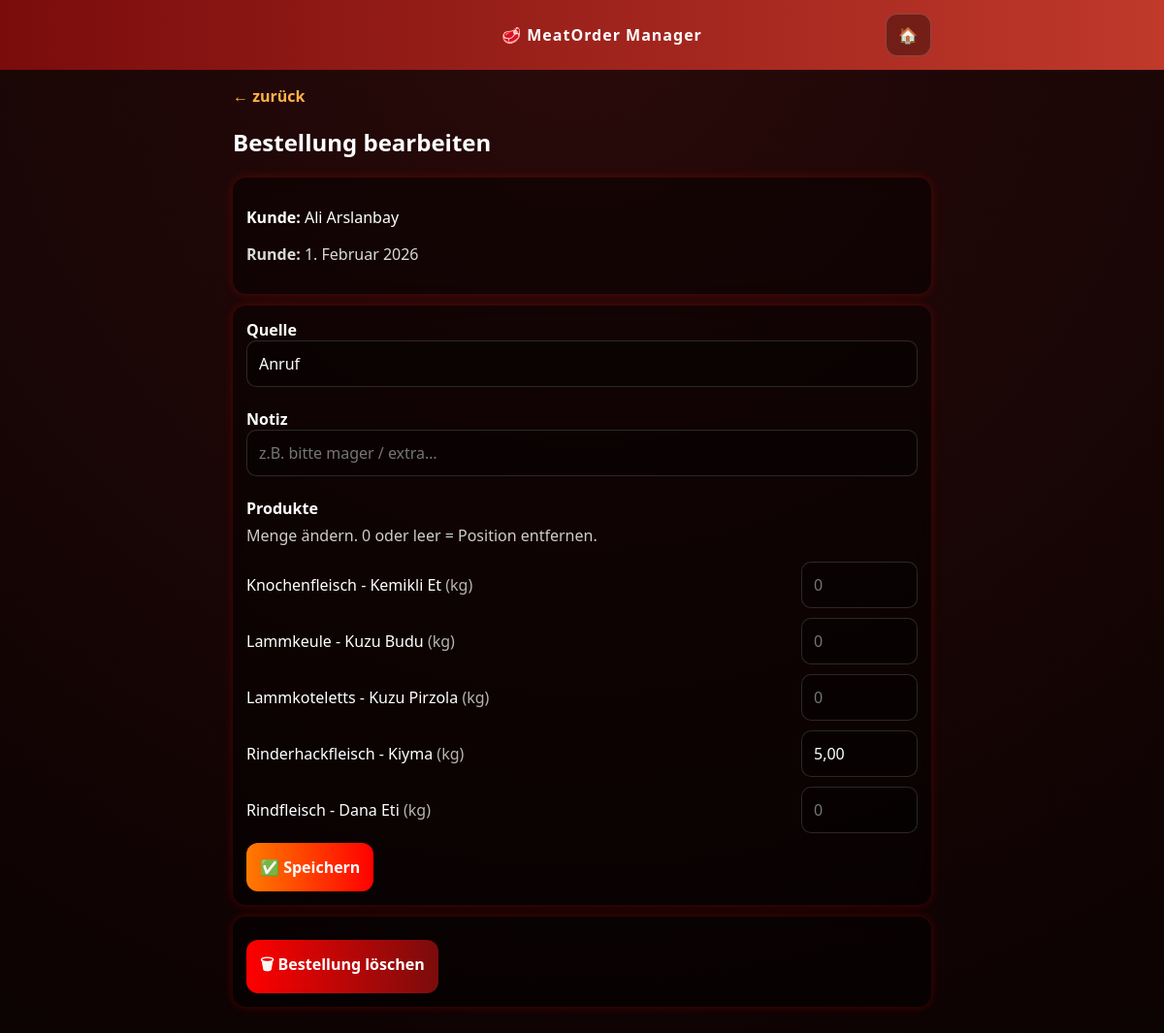
Screenshot of /order/21/edit/ (signed in) with the database file from the repository.
### core/models.py (models this page shows, shortened)
class Order(models.Model):
    class Source(models.TextChoices):
        CALL = "call", "Anruf"
        WHATSAPP = "whatsapp", "WhatsApp"
        SELF = "self", "Kunde selbst"
    customer = models.ForeignKey(Customer, on_delete=models.CASCADE)
    round = models.ForeignKey(Round, on_delete=models.CASCADE)
    source = models.CharField(max_length=20, choices=Source.choices, default=Source.CALL)
    comment = models.TextField(blank=True)
    paid = models.BooleanField(default=False)
    picked_up = models.BooleanField(default=False)
    created_at = models.DateTimeField(auto_now_add=True)

class Customer(models.Model):
    name = models.CharField(max_length=120)
    phone = models.CharField(max_length=40, blank=True)
    active = models.BooleanField(default=True)
    notes = models.TextField(blank=True)

class Round(models.Model):
    date = models.DateField()
    is_active = models.BooleanField(default=False)
    travel_km = models.DecimalField(max_digits=8, decimal_places=2, default=0)

class Product(models.Model):
    name = models.CharField(max_length=120)
    unit = models.CharField(max_length=20, default="kg")
    sell_price = models.DecimalField(max_digits=10, decimal_places=2)
    buy_price = models.DecimalField(max_digits=10, decimal_places=2)
    active = models.BooleanField(default=True)

### core/views.py (the view, shortened to what this page needs)
# urls.py: path("order/<int:order_id>/edit/", views.order_edit, name="order_edit"),
@login_required
def order_edit(request, order_id):
    order = get_object_or_404(Order.objects.select_related("round", "customer"), id=order_id)
    rnd = order.round
    products = Product.objects.all().order_by("name")
    existing_items = {item.product_id: item for item in order.items.select_related("product").all()}
    qty_map = {pid: existing_items[pid].quantity for pid in existing_items}
    return render(request, "core/order_edit.html", {
        "order": order,
        "round": rnd,
        "products": products,
        "qty_map": qty_map,
    })

### core/templatetags/dict_extras.py (called while the page is built)
@register.filter
def get_item(d, key):
    if d is None:
        return ""
    return d.get(key, "")

### core/templates/core/order_edit.html (shortened to what this page needs)
{% extends "core/base.html" %}
{% load dict_extras %}
{% block content %}
<a href="#" data-fallback="{% url 'home' %}"
   onclick="goBack(this.dataset.fallback); return false;">← zurück</a>
<h2>Bestellung bearbeiten</h2>
<div class="card">
  <p><strong>Kunde:</strong> {{ order.customer.name }}</p>
  <p style="opacity:.85;"><strong>Runde:</strong> {{ round.date }}</p>
</div>
<div class="card">
  <form method="post">
    <label><strong>Quelle</strong></label><br>
    <select name="source" style="width:100%; padding:12px; border-radius:10px;">
      <option value="call" {% if order.source == "call" %}selected{% endif %}>Anruf</option>
    </select>
    <br><br>
    <label><strong>Notiz</strong></label><br>
    <input
      name="comment"
      value="{{ order.comment }}"
      placeholder="z.B. bitte mager / extra…"
      style="width:100%; padding:12px; border-radius:10px;"
    >
    <br><br>
    <strong>Produkte</strong>
    <p style="opacity:.8; margin-top:6px;">
      Menge ändern. 0 oder leer = Position entfernen.
    </p>
    {% for p in products %}
      <div style="display:flex; gap:10px; align-items:center; margin:10px 0;">
        <div style="flex:1;">
          {{ p.name }} <span style="opacity:.7;">({{ p.unit }})</span>
        </div>
        <input
          name="qty_{{ p.id }}"
          inputmode="decimal"
          placeholder="0"
          value="{{ qty_map|get_item:p.id }}"
          style="width:120px; padding:12px; border-radius:10px;"
        >
      </div>
    {% endfor %}
    <button class="btn" type="submit">✅ Speichern</button>
  </form>
</div>
<div class="card">
  <form method="post" action="{% url 'order_delete' order.id %}"
        onsubmit="return confirm('Wirklich löschen?');">
    <button class="btn" type="submit" style="background: linear-gradient(90deg, #ff0000, #7a0c0c);">
      🗑 Bestellung löschen
    </button>
  </form>
</div>
{% endblock %}

### core/templates/core/base.html (style rules this page uses)
body { margin:0;font-family:system-ui,sans-serif;background:radial-gradient(circle at top,#2a0a0a,#0b0202);color:#fff }
a { color:#ffb347;text-decoration:none;font-weight:700 }
.card { background:rgba(0,0,0,.45); border-radius:14px; padding:14px; margin-bottom:12px; box-shadow:0 0 10px rgba(255,0,0,.25); backdrop-filter: blur(6px); }
.btn { display:block; text-align:center; padding:14px; border-radius:12px; margin-top:10px; font-weight:700; background:linear-gradient(90deg,#ff7b00,#ff0000); color:#fff; border:none; cursor:pointer; }
input, select, textarea, button { font: inherit; box-sizing: border-box; }
input, select, textarea { width: 100%; padding: 14px; border-radius: 12px; border: 1px solid rgba(255,255,255,.15); background: rgba(0,0,0,.35); color: #fff; outline: none; -webkit-appearance: none; appearance: none; font-size: 16px; }

### rows the page displays
Order: customer.name "Ali Arslanbay", source "Anruf"
Round: date "1. Februar 2026"
Product: name "Knochenfleisch - Kemikli Et", unit "kg"
Product: name "Lammkeule - Kuzu Budu", unit "kg"
Product: name "Lammkoteletts - Kuzu Pirzola", unit "kg"
Product: name "Rinderhackfleisch - Kiyma", unit "kg", id "5,00"
Product: name "Rindfleisch - Dana Eti", unit "kg"
